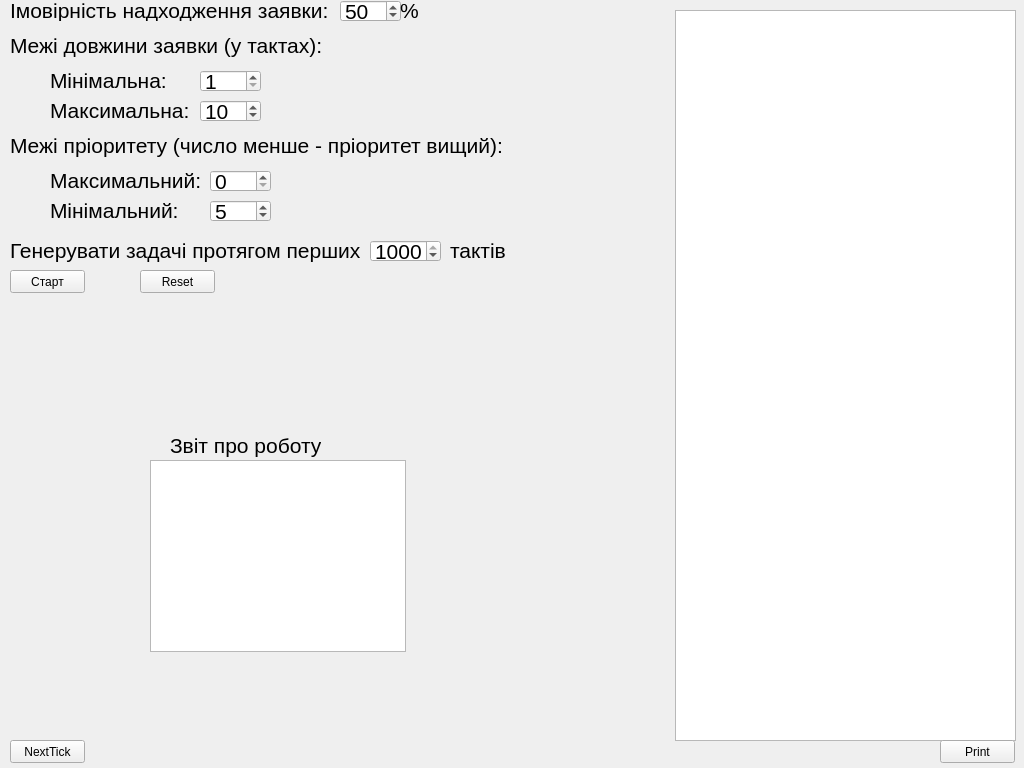
<?xml version="1.0" encoding="UTF-8"?>
<ui version="4.0">
 <class>MainWindow</class>
 <widget class="QMainWindow" name="MainWindow">
  <property name="geometry">
   <rect>
    <x>0</x>
    <y>0</y>
    <width>1024</width>
    <height>768</height>
   </rect>
  </property>
  <property name="windowTitle">
   <string>MainWindow</string>
  </property>
  <widget class="QWidget" name="centralWidget">
   <widget class="QTextBrowser" name="dispatcherState">
    <property name="geometry">
     <rect>
      <x>675</x>
      <y>10</y>
      <width>341</width>
      <height>731</height>
     </rect>
    </property>
   </widget>
   <widget class="QPushButton" name="printDispatcher">
    <property name="geometry">
     <rect>
      <x>940</x>
      <y>740</y>
      <width>75</width>
      <height>23</height>
     </rect>
    </property>
    <property name="text">
     <string>Print</string>
    </property>
   </widget>
   <widget class="QPushButton" name="nextTick">
    <property name="geometry">
     <rect>
      <x>10</x>
      <y>740</y>
      <width>75</width>
      <height>23</height>
     </rect>
    </property>
    <property name="text">
     <string>NextTick</string>
    </property>
   </widget>
   <widget class="QSpinBox" name="possibilityOfRequestIncoming">
    <property name="geometry">
     <rect>
      <x>340</x>
      <y>0</y>
      <width>61</width>
      <height>22</height>
     </rect>
    </property>
    <property name="font">
     <font>
      <pointsize>16</pointsize>
     </font>
    </property>
    <property name="maximum">
     <number>100</number>
    </property>
    <property name="value">
     <number>50</number>
    </property>
   </widget>
   <widget class="QLabel" name="label">
    <property name="geometry">
     <rect>
      <x>10</x>
      <y>0</y>
      <width>321</width>
      <height>21</height>
     </rect>
    </property>
    <property name="font">
     <font>
      <pointsize>16</pointsize>
     </font>
    </property>
    <property name="text">
     <string>Імовірність надходження заявки:</string>
    </property>
   </widget>
   <widget class="QLabel" name="label_2">
    <property name="geometry">
     <rect>
      <x>400</x>
      <y>0</y>
      <width>47</width>
      <height>21</height>
     </rect>
    </property>
    <property name="font">
     <font>
      <pointsize>16</pointsize>
     </font>
    </property>
    <property name="text">
     <string>%</string>
    </property>
   </widget>
   <widget class="QLabel" name="label_3">
    <property name="geometry">
     <rect>
      <x>10</x>
      <y>30</y>
      <width>321</width>
      <height>31</height>
     </rect>
    </property>
    <property name="font">
     <font>
      <pointsize>16</pointsize>
     </font>
    </property>
    <property name="text">
     <string>Межі довжини заявки (у тактах):</string>
    </property>
   </widget>
   <widget class="QLabel" name="label_4">
    <property name="geometry">
     <rect>
      <x>50</x>
      <y>70</y>
      <width>121</width>
      <height>21</height>
     </rect>
    </property>
    <property name="font">
     <font>
      <pointsize>16</pointsize>
     </font>
    </property>
    <property name="text">
     <string>Мінімальна:</string>
    </property>
   </widget>
   <widget class="QSpinBox" name="minTaskComplexity">
    <property name="geometry">
     <rect>
      <x>200</x>
      <y>70</y>
      <width>61</width>
      <height>22</height>
     </rect>
    </property>
    <property name="font">
     <font>
      <pointsize>16</pointsize>
     </font>
    </property>
    <property name="minimum">
     <number>1</number>
    </property>
    <property name="maximum">
     <number>100</number>
    </property>
   </widget>
   <widget class="QLabel" name="label_5">
    <property name="geometry">
     <rect>
      <x>50</x>
      <y>100</y>
      <width>141</width>
      <height>21</height>
     </rect>
    </property>
    <property name="font">
     <font>
      <pointsize>16</pointsize>
     </font>
    </property>
    <property name="text">
     <string>Максимальна:</string>
    </property>
   </widget>
   <widget class="QSpinBox" name="maxTaskComplexity">
    <property name="geometry">
     <rect>
      <x>200</x>
      <y>100</y>
      <width>61</width>
      <height>22</height>
     </rect>
    </property>
    <property name="font">
     <font>
      <pointsize>16</pointsize>
     </font>
    </property>
    <property name="minimum">
     <number>1</number>
    </property>
    <property name="maximum">
     <number>100</number>
    </property>
    <property name="value">
     <number>10</number>
    </property>
   </widget>
   <widget class="QLabel" name="label_6">
    <property name="geometry">
     <rect>
      <x>10</x>
      <y>130</y>
      <width>511</width>
      <height>31</height>
     </rect>
    </property>
    <property name="font">
     <font>
      <pointsize>16</pointsize>
     </font>
    </property>
    <property name="text">
     <string>Межі пріоритету (число менше - пріоритет вищий):</string>
    </property>
   </widget>
   <widget class="QLabel" name="label_7">
    <property name="geometry">
     <rect>
      <x>50</x>
      <y>170</y>
      <width>151</width>
      <height>21</height>
     </rect>
    </property>
    <property name="font">
     <font>
      <pointsize>16</pointsize>
     </font>
    </property>
    <property name="text">
     <string>Максимальний:</string>
    </property>
   </widget>
   <widget class="QLabel" name="label_8">
    <property name="geometry">
     <rect>
      <x>50</x>
      <y>200</y>
      <width>131</width>
      <height>21</height>
     </rect>
    </property>
    <property name="font">
     <font>
      <pointsize>16</pointsize>
     </font>
    </property>
    <property name="text">
     <string>Мінімальний:</string>
    </property>
   </widget>
   <widget class="QSpinBox" name="maxPriority">
    <property name="geometry">
     <rect>
      <x>210</x>
      <y>170</y>
      <width>61</width>
      <height>22</height>
     </rect>
    </property>
    <property name="font">
     <font>
      <pointsize>16</pointsize>
     </font>
    </property>
    <property name="minimum">
     <number>0</number>
    </property>
    <property name="maximum">
     <number>33</number>
    </property>
    <property name="value">
     <number>0</number>
    </property>
   </widget>
   <widget class="QSpinBox" name="minPriority">
    <property name="geometry">
     <rect>
      <x>210</x>
      <y>200</y>
      <width>61</width>
      <height>22</height>
     </rect>
    </property>
    <property name="font">
     <font>
      <pointsize>16</pointsize>
     </font>
    </property>
    <property name="minimum">
     <number>0</number>
    </property>
    <property name="maximum">
     <number>33</number>
    </property>
    <property name="value">
     <number>5</number>
    </property>
   </widget>
   <widget class="QLabel" name="label_9">
    <property name="geometry">
     <rect>
      <x>10</x>
      <y>230</y>
      <width>361</width>
      <height>41</height>
     </rect>
    </property>
    <property name="font">
     <font>
      <pointsize>16</pointsize>
     </font>
    </property>
    <property name="text">
     <string>Генерувати задачі протягом перших</string>
    </property>
   </widget>
   <widget class="QSpinBox" name="countOfTicksToGenerateTasks">
    <property name="geometry">
     <rect>
      <x>370</x>
      <y>240</y>
      <width>71</width>
      <height>22</height>
     </rect>
    </property>
    <property name="font">
     <font>
      <pointsize>16</pointsize>
     </font>
    </property>
    <property name="minimum">
     <number>0</number>
    </property>
    <property name="maximum">
     <number>1000</number>
    </property>
    <property name="value">
     <number>1000</number>
    </property>
   </widget>
   <widget class="QLabel" name="label_10">
    <property name="geometry">
     <rect>
      <x>450</x>
      <y>230</y>
      <width>61</width>
      <height>41</height>
     </rect>
    </property>
    <property name="font">
     <font>
      <pointsize>16</pointsize>
     </font>
    </property>
    <property name="text">
     <string>тактів</string>
    </property>
   </widget>
   <widget class="QPushButton" name="startAutomatic">
    <property name="geometry">
     <rect>
      <x>10</x>
      <y>270</y>
      <width>75</width>
      <height>23</height>
     </rect>
    </property>
    <property name="text">
     <string>Старт</string>
    </property>
   </widget>
   <widget class="QTextBrowser" name="report">
    <property name="geometry">
     <rect>
      <x>150</x>
      <y>460</y>
      <width>256</width>
      <height>192</height>
     </rect>
    </property>
   </widget>
   <widget class="QLabel" name="label_11">
    <property name="geometry">
     <rect>
      <x>170</x>
      <y>430</y>
      <width>151</width>
      <height>31</height>
     </rect>
    </property>
    <property name="font">
     <font>
      <pointsize>16</pointsize>
     </font>
    </property>
    <property name="text">
     <string>Звіт про роботу</string>
    </property>
   </widget>
   <widget class="QPushButton" name="reset">
    <property name="geometry">
     <rect>
      <x>140</x>
      <y>270</y>
      <width>75</width>
      <height>23</height>
     </rect>
    </property>
    <property name="text">
     <string>Reset</string>
    </property>
   </widget>
  </widget>
 </widget>
 <layoutdefault spacing="6" margin="11"/>
 <resources/>
 <connections/>
</ui>
